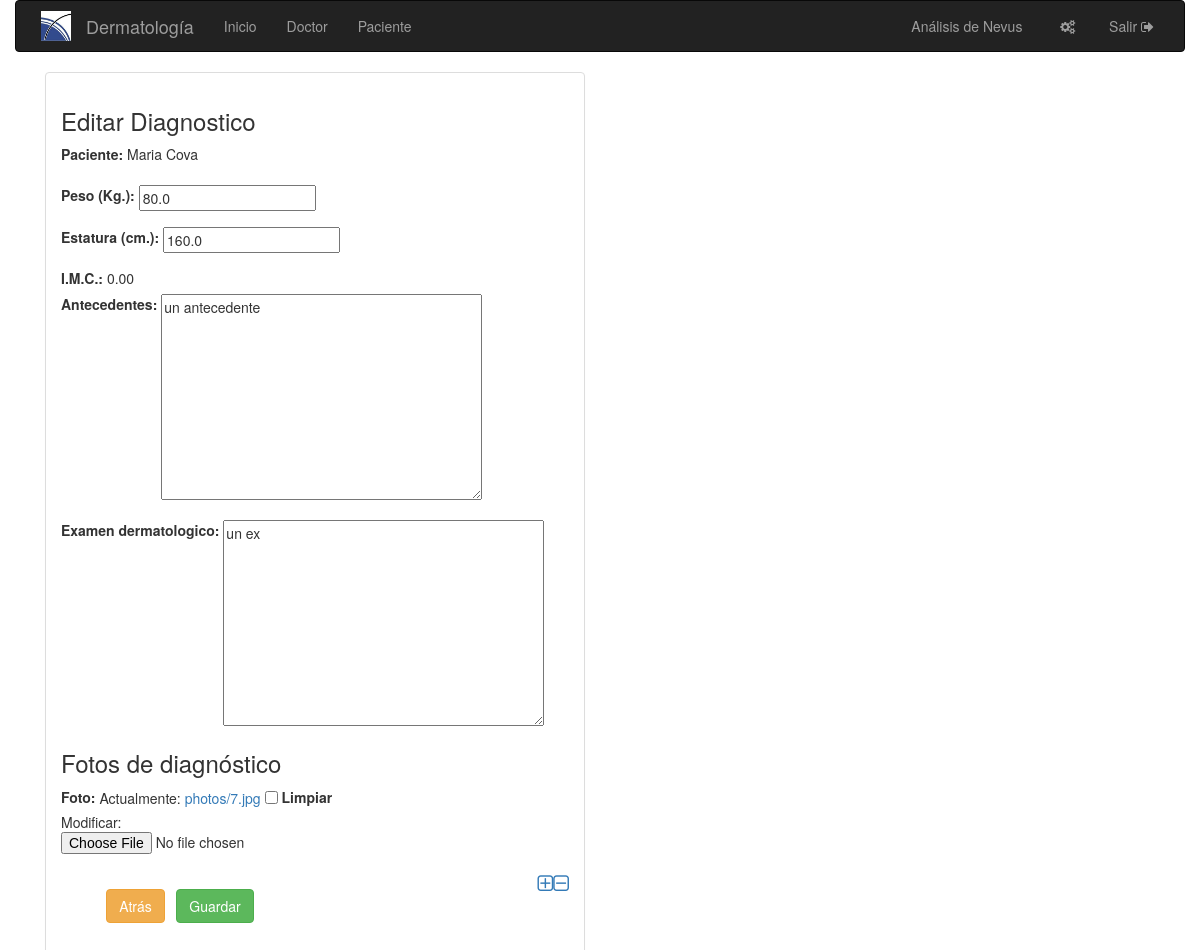
Page /diagnostico/2/editar/ (signed in) on the committed database.
### boletin/models.py (models this page shows, shortened)
class Paciente(models.Model):
    ESTADOS = [
        ('1', 'Amazonas'),
        ('2', 'Anzoátegui'),
        ('3', 'Apure'),
        ('4', 'Aragua'),
        ('5', 'Barinas'),
        ('6', 'Bolívar'),
        ('7', 'Carabobo'),
        ('8', 'Cojedes'),
        ('9', 'Delta Amacuro'),
        ('10', 'Falcón'),
        ('11', 'Guárico'),
        ('12', 'Lara'),
        ('13', 'Mérida'),
        ('14', 'Miranda'),
        ('15', 'Monagas'),
        ('16', 'Nueva Esparta'),
        ('17', 'Portuguesa'),
        ('18', 'Sucre'),
        ('19', 'Táchira'),
        ('20', 'Trujillo'),
        ('21', 'Vargas'),
        ('22', 'Yaracuy'),
        ('23', 'Zulia'),
        ('24', 'Distrito Capital'),
        ('25', 'Dependencias Federales'),
    ]
    foto_paciente = models.FileField("Foto")
    doctor = models.ForeignKey(Doctor, on_delete=models.PROTECT)
    creado = models.DateTimeField(auto_now_add=True, auto_now=False)
    actualizado = models.DateTimeField(auto_now_add=False, auto_now=True)
    cedula = models.CharField("Cédula", max_length=10)
    nombres = models.CharField(max_length=120)
    apellidos = models.CharField(max_length=120)
    email = models.EmailField("Correo Electrónico")
    fecha_nacimiento = models.DateField("Fecha de Nacimiento")
    zona_residencia = models.CharField("Zona Domicilio", max_length=120)
    estado_residencia = models.CharField("Estado Domicilio",
                                         default=ESTADOS[0][0],
                                         choices=ESTADOS, max_length=2)
    direccion = models.CharField("Dirección", max_length=500)
    telefono_habitacion = models.CharField("Teléfono Habitación", blank=True,
                                           default=None, max_length=11)
    telefono_celular = models.CharField("Teléfono Celular", blank=True,
                                        default=None, max_length=11)
    telefono_trabajo = models.CharField("Teléfono Trabajo", blank=True,
                                        default=None, max_length=11)
    consulta_medicina = models.BooleanField("Consulta por Medicinas",
                                            default=False)
    consulta_dermatologia = models.BooleanField("Consulta Dermatológica",
                                                default=False)
    consulta_alquiler = models.BooleanField("Consulta por alquiler",
                                            default=False)
    referencia = models.CharField(max_length=500, default=None)

class Diagnostico(models.Model):
    paciente = models.ForeignKey(Paciente, on_delete=models.CASCADE)
    doctor = models.ForeignKey(Doctor, on_delete=models.CASCADE)
    creado = models.DateTimeField(auto_now_add=True, auto_now=False)
    antecedentes = models.CharField(max_length=500)
    examen_dermatologico = models.CharField(max_length=500)
    peso = models.FloatField(default=0)
    estatura = models.FloatField(default=0)
    imc = models.FloatField(default=0)
    def get_fotos(self):
        return FotoDiagnostico.objects.filter(diagnostico=self.pk) or []

class FotoDiagnostico(models.Model):
    diagnostico = models.ForeignKey(Diagnostico, on_delete=models.CASCADE)
    foto = models.FileField(upload_to="photos/")

### boletin/views.py (the view, shortened to what this page needs)
def editar_diagnostico(request, diagnostico_id):
    if not request.user.is_authenticated():
        return HttpResponseRedirect("/iniciar_sesion/")
    diagnostico = get_object_or_404(Diagnostico, pk=diagnostico_id)
    paciente = get_object_or_404(Paciente, pk=diagnostico.paciente.id)
    form = DiagnosticoForm(request.POST or None, request.FILES or None,
                           instance=diagnostico)
    context = {
        "form": form,
        "doctor_id": paciente.doctor,
        "paciente_id": paciente,
        "diagnostico": diagnostico,
    }
    return render(request, "editar_diagnostico.html", context)

### boletin/forms.py
class DiagnosticoForm(forms.ModelForm):
    antecedentes = forms.CharField(widget=forms.Textarea)
    examen_dermatologico = forms.CharField(widget=forms.Textarea)
    peso = forms.FloatField(widget=forms.TextInput)
    estatura = forms.FloatField(widget=forms.TextInput)
    def __init__(self, *args, **kwargs):
        super(DiagnosticoForm, self).__init__(*args, **kwargs)
        self.fields['peso'].label = 'Peso (Kg.)'
        self.fields['estatura'].label = 'Estatura (cm.)'
    class Meta:  # pylint: disable=C1001
        model = Diagnostico
        fields = [
            "peso",
            "estatura",
            "antecedentes",
            "examen_dermatologico",
        ]

### templates/editar_diagnostico.html (shortened to what this page needs)
{% extends 'base.html' %}
{% block content %}
<div class="container">
  <div class="row-fluid">
    <div class="col-md-6">
      <div class="panel panel-default">
        <div class="panel-body">
          <h3>Editar Diagnostico</h3>
          <form class="" role="form" action="" method="post" enctype="multipart/form-data">
            <div class="form-group">
              <label>Paciente: </label>&nbsp;{{paciente_id.nombres}} {{paciente_id.apellidos}}
            </div>
            {% include 'plantilla_registro_campo.html' %}
            <h3>Fotos de diagnóstico</h3>
            <div id="photos_input_list">
              {% for fd in diagnostico.get_fotos %}
              <div class="form-group">
                <label for="id_foto_paciente">Foto:</label> Actualmente: <a href="{{fd.foto.url}}">{{fd.foto.name}}</a>
                <input id="clear_id_{{fd.id}}" name="clear_id_{{fd.id}}" type="checkbox">
                <label for="clear_id_{{fd.id}}">Limpiar</label>
                <br>Modificar: <input id="replace_id_{{fd.id}}" name="replace_id_{{fd.id}}" type="file">
              </div>
              {% endfor %}
            </div>
            <a id="del_file_entry" href="#" class="pull-right" title="Eliminar ultima foto">
              <i class="fa fa-minus-square-o" aria-hidden="true"></i>
            </a>
            <a id="add_file_entry" href="#" class="pull-right" title="Agregar otra foto">
              <i class="fa fa-plus-square-o" aria-hidden="true"></i>
            </a><br/>
            <div class="form-group col-md-5" style="clear:left">
              <div class="col-md-offset-2 ">
                <button type="button" onclick="javascript:history.go(-1);" class="btn btn-warning">Atrás</button>&nbsp;&nbsp;
                <button type="submit" class="btn btn-success">Guardar</button>
              </div>
            </div>
          </form>
        </div>
      </div>
    </div>
  </div>
</div>
{% endblock %}

### templates/plantilla_registro_campo.html (shortened to what this page needs)
{% load i18n %}
{% language 'es' %}
{% for field in form %}
  <div class="form-group">
    <div class="col-sm-offset-2 col-sm-10">
    </div>
    {{ field.label_tag }} {{ field }}
  </div>
{% endfor %}
{% endlanguage %}

### boletin/static/css/base.css (style rules this page uses)
#add_file_entry, #del_file_entry { font-size: 15pt; text-decoration: none; }
div label { vertical-align:top; }

### rows in the picture
Paciente: nombres "Maria", apellidos "Cova"
Diagnostico: form "80.0" "160.0" "un antecedente" "un ex"
FotoDiagnostico: foto.name "photos/7.jpg"

### other values in the picture
{{ field.label_tag }} "Peso (Kg.):" "Estatura (cm.):" "Antecedentes:" "Examen dermatologico:"
